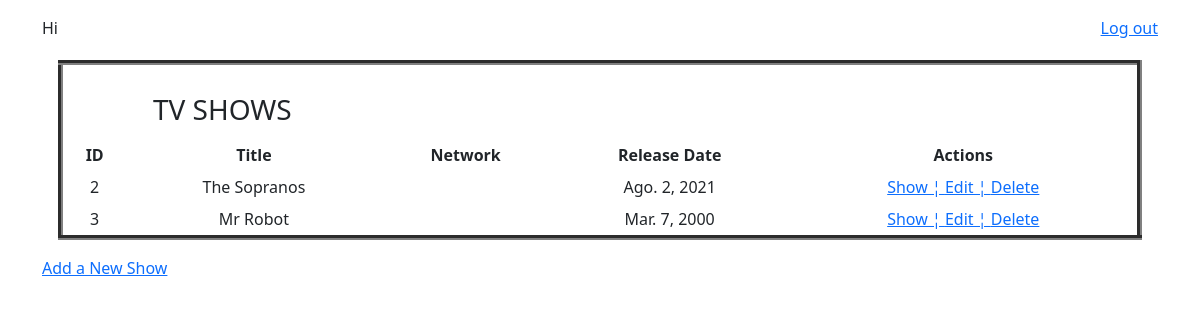
The page /shows (signed in) on the database as committed earlier.
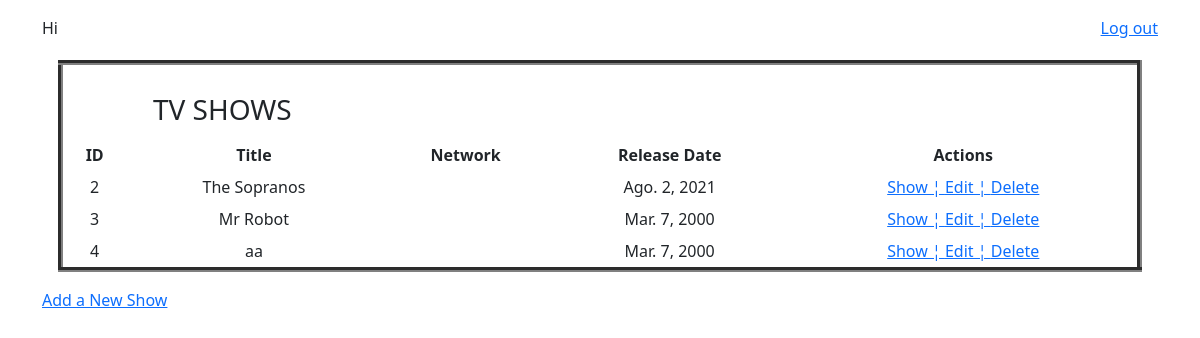
The same page on the database as committed later.
### tv_shows/models.py (models this page shows)
class Shows(models.Model):
    title = models.CharField(max_length=255)
    release_date = models.DateField()
    desc = models.TextField(default="some tv show")
    created_at = models.DateTimeField(auto_now_add = True)
    updated_at = models.DateTimeField(auto_now = True)
    objects = ShowsManager()

### tv_shows/decorators.py (the view)
    def wrapper(request, *args, **kwargs):
        if 'user' not in request.session:
            return redirect('/register')
        resp = func(request, *args,**kwargs)
        return resp

### tv_shows/views.py (called while the page is built)
@login_required
def index(request):
    context = {
        'tv_shows': Shows.objects.all()
    }
    return render(request, 'index.html', context)

### tv_shows/templates/index.html (shortened to what this page needs)
<!DOCTYPE html>
<html lang="en">
<head>
    <link href="https://cdn.jsdelivr.net/npm/bootstrap@5.0.2/dist/css/bootstrap.min.css" rel="stylesheet">
    <link rel="stylesheet" href="https://cdnjs.cloudflare.com/ajax/libs/toastr.js/latest/toastr.css"
 />
    {% load static %}
    <link rel="stylesheet" href="{% static 'style.css' %}">
</head>
<body>
    <div class="container">
        <div class="row">
            <div class="col-6 mt-3 mb-1 text-start">Hi {{request.session.user.name}}</div>
            <div class="col-6 mt-3 mb-1 text-end"><a href="../logout">Log out</a></div>
        </div>
        <div class="row text-center m-3">
            <table BORDER="5" WIDTH="50%" CELLPADDING="4" CELLSPACING="3">
                <tr>
                    <th COLSPAN="2"><BR><H3>TV SHOWS</H3>
                    </th>
                </tr>
                <tr>
                    <th>ID</th>
                    <th>Title</th>
                    <th>Network</th>
                    <th>Release Date</th>
                    <th>Actions</th>
                </tr>
                {% for tv_show in tv_shows %}
                    <tr class="text-center">
                        <td>{{ tv_show.id }}</td>
                        <td>{{ tv_show.title }}</td>
                        <td>{{ tv_show.network }}</td>
                        <td>{{ tv_show.release_date }}</td>
                        <td><a href="shows/{{ tv_show.id }}">Show ¦ </a> <a href="shows/{{ tv_show.id }}/edit">Edit ¦ </a> <a href="shows/{{ tv_show.id }}/destroy">Delete</a></td>
                    </tr>
                {% endfor %}
            </table>
        </div>
        <a href="/shows/new">Add a New Show</a>
    </div>
</body>
</html>

Rows that differ between the two databases and show on the page:
added Shows: id "4", title "aa", release_date "Mar. 7, 2000"
